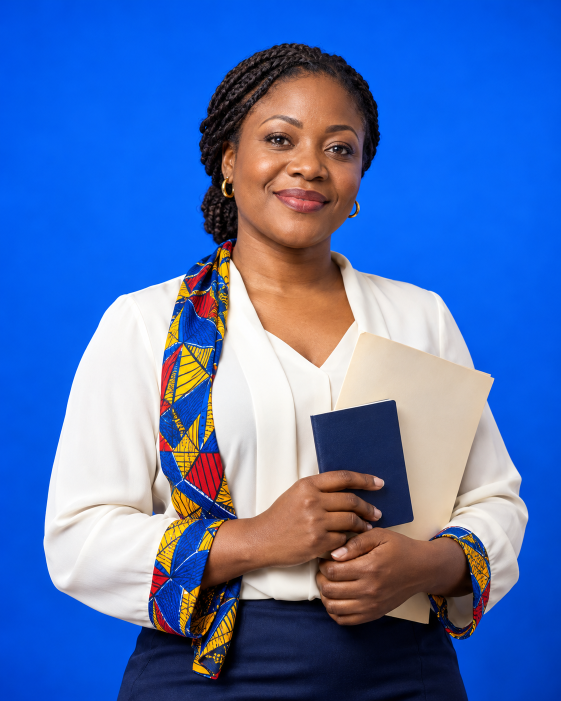
#> input picture assets/Confident mother with passport and documents.png, 1122 x 1402 px (shown at 1/2 size)
$ python optimize-images.py
#> lines starting #> are read from the running program, lines starting #| are printed output that depends on the picture
"""Builds the responsive AVIF/WebP photos used by the site.

Usage: python3 -I scripts/optimize-images.py
Reads the original photos in assets/ and writes client/public/img/<name>-<width>.{avif,webp}.
Requires Pillow, cwebp and avifenc.
"""
import os
import subprocess
import sys
import tempfile

from PIL import Image

ROOT = os.path.dirname(os.path.dirname(os.path.abspath(__file__)))
SRC = os.path.join(ROOT, "assets")
OUT = os.path.join(ROOT, "client", "public", "img")

# name -> (source file, aspect ratio w/h or None to keep, widths, vertical focus 0..1)
PHOTOS = {
    "maman-documents": ("Confident mother with passport and documents.png", 4 / 5, [480, 720, 960], 0.3),
    "citoyenne-telephone": ("Convenient digital services at home.png", 3 / 2, [640, 960, 1440], 0.4),
    "entrepreneur": ("Kinshasa Shopkeeper with Business Papers.png", 3 / 2, [640, 960, 1440], 0.35),
    "parent-enfant": ("Mother and child review registration papers.png", 3 / 2, [640, 960, 1440], 0.35),
    "guichet": ("Remise d’un document à Kinshasa.png", 16 / 9, [640, 960, 1440], 0.4),
    "voyageur": ("Traveler with passport and suitcase.png", 4 / 5, [480, 720, 960], 0.25),
    "construction": ("Ingénieure sur chantier, plans en main.png", 3 / 2, [640, 960, 1440], 0.3),
    "connexion": ("Welcoming woman with phone and folder.png", 4 / 5, [480, 720, 960], 0.3),
    "banniere-finale": ("Community service, shared smiles.png", 21 / 9, [960, 1440, 1916], 0.3),
    "diplome": ("Diploma Folder, New Beginnings.png", 4 / 5, [480, 720, 960], 0.3),
}


def crop(im, ratio, focus):
#> called with ratio = 0.8, focus = 0.3
    w, h = im.size
#> w = 1122; h = 1402
    if ratio is None:
        return im
    if w / h > ratio:
        nw = round(h * ratio)
#> nw = 1122
        left = (w - nw) // 2
#> left = 0
        return im.crop((left, 0, left + nw, h))
#> returned value is the input picture: PIL image 1122x1402 RGB; mean R, G, B 79.1, 112.4, 179.4
    nh = round(w / ratio)
    top = round((h - nh) * focus)
    return im.crop((0, top, w, top + nh))


def main():
    os.makedirs(OUT, exist_ok=True)
    for name, (filename, ratio, widths, focus) in PHOTOS.items():
        path = os.path.join(SRC, filename)
        if not os.path.exists(path):
            print(f"skip {name}: {filename} not found")
            continue
        im = crop(Image.open(path).convert("RGB"), ratio, focus)
        for width in widths:
            if width > im.size[0]:
                continue
            height = round(width * im.size[1] / im.size[0])
            resized = im.resize((width, height), Image.LANCZOS)
            with tempfile.NamedTemporaryFile(suffix=".png", delete=False) as tmp:
                resized.save(tmp.name)
                base = os.path.join(OUT, f"{name}-{width}")
                subprocess.run(["cwebp", "-quiet", "-q", "78", tmp.name, "-o", base + ".webp"], check=True)
                subprocess.run(["avifenc", "-q", "55", "-s", "6", tmp.name, base + ".avif"], check=True, stdout=subprocess.DEVNULL)
                os.unlink(tmp.name)
            print(f"{name}-{width} ({width}x{height})")
#> this loop made 1 pass
#> pass 1, in main, `resized = im.resize((width, height), Image.LANCZOS)`:
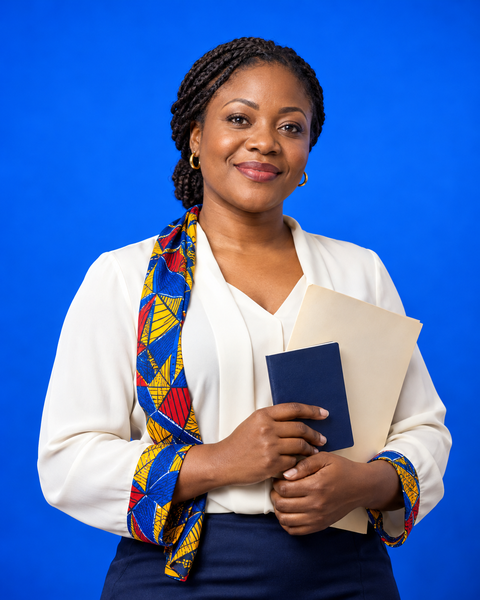
#> resized: PIL image 480x600 RGB; mean R, G, B 79.1, 112.4, 179.4


if __name__ == "__main__":
    sys.exit(main())
#> (the call stopped at in main, `subprocess.run(["cwebp", "-quiet", "-q", "78", tmp.name, "-o", base + ..`: subprocess is not available in this run)
